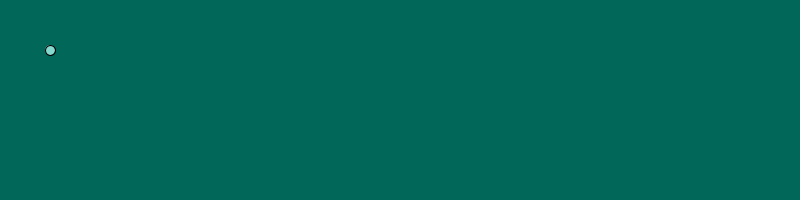
Frame 1 (no input)
Frame 60 (the mouse pressed at the canvas centre just before this capture): identical to frame 1, image omitted
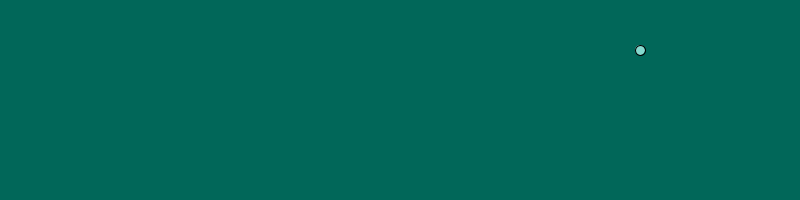
Frame 120 (the mouse held since frame 60 and released just before this capture)

The Processing sketch that drew these frames (run headless with seeded random() and noise(); from frame 60 on, the mouse is pressed at the canvas centre):

// Processing sketch: dot_race
// ── dot_race.pde
//1. Make a variable to hold the X co-ordinate of the dot and set it to 50.
 int x = 50; 
void setup() {
    size(800, 200);
}

void draw() {
  background(#016759);
    //3. make the ellipse a nice color
    fill(#85D8CD);
ellipse (x,50, 10,10);
    //4. If the mouse is pressed change the X co-ordinate so that the dot moves to the right
if (mousePressed) { 
 x += 10;
 }
    //5. Make your dot move faster
    //  (you have to figure out what part of your code to change)

    //2. Draw an ellipse of height and width 10. Make sure to use your variable for the X position.
 
    //6. Use the playSound() method to play a ding when your dot crosses the finish line. 
}
